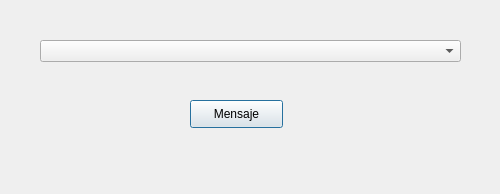
<?xml version="1.0" encoding="UTF-8"?>
<ui version="4.0">
 <class>dlgDemo19</class>
 <widget class="QDialog" name="dlgDemo19">
  <property name="geometry">
   <rect>
    <x>0</x>
    <y>0</y>
    <width>500</width>
    <height>194</height>
   </rect>
  </property>
  <property name="windowTitle">
   <string>Lista de Profesores usando QComboBox</string>
  </property>
  <widget class="QComboBox" name="cboProfesor">
   <property name="geometry">
    <rect>
     <x>40</x>
     <y>40</y>
     <width>421</width>
     <height>22</height>
    </rect>
   </property>
  </widget>
  <widget class="QPushButton" name="btnMensaje">
   <property name="geometry">
    <rect>
     <x>190</x>
     <y>100</y>
     <width>93</width>
     <height>28</height>
    </rect>
   </property>
   <property name="text">
    <string>Mensaje</string>
   </property>
  </widget>
 </widget>
 <resources/>
 <connections/>
</ui>
